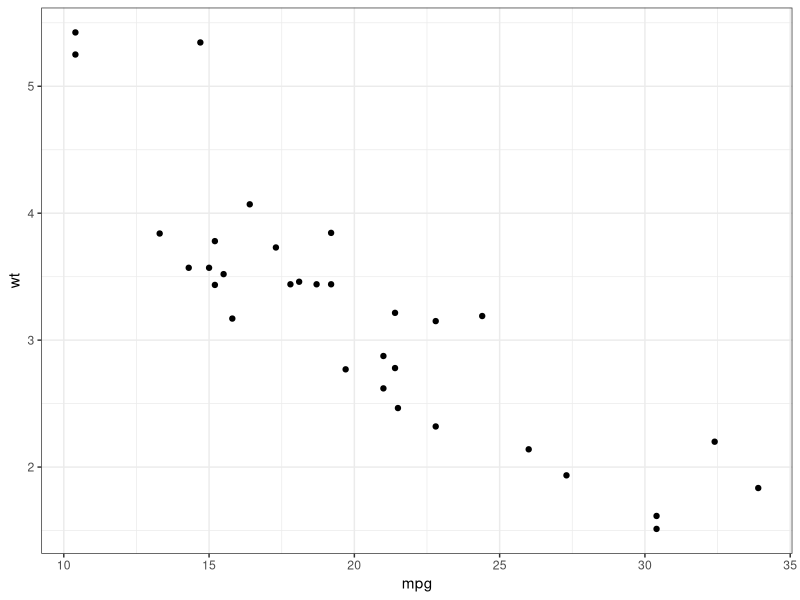
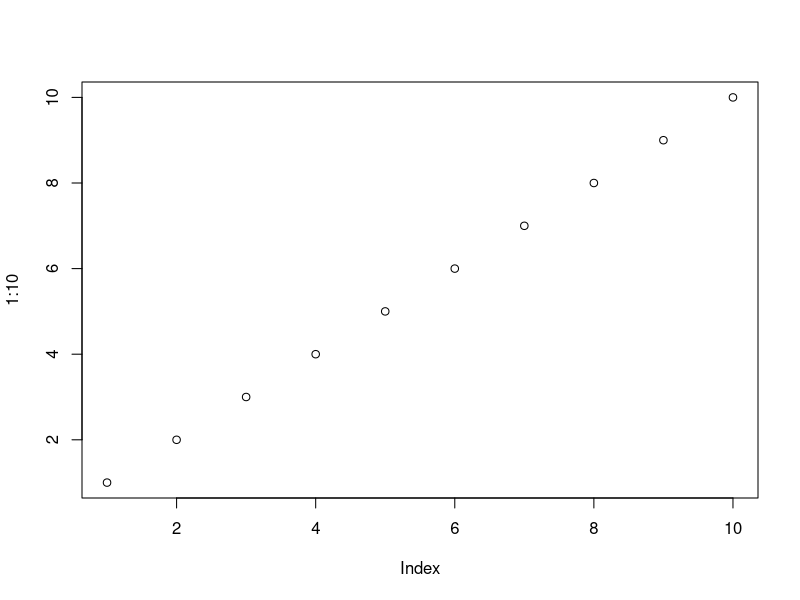

Recreate these plots in R, in order.
## ---- chunk 1
#| label: fig-ggplot
#| fig-cap: "ggplot2 示例"
#| fig-width: 8
#| fig-height: 6
#| echo: false

library(ggplot2)
ggplot(mtcars, aes(x = mpg, y = wt)) +
  geom_point() +
  theme_bw()
## ---- chunk 2
#| label: fig-plot
#| fig-cap: "示例散点图"
#| fig-width: 4
#| fig-height: 4
plot(1:10)
## ---- chunk 3
#| label: tbl-summary
#| tbl-cap: 示例表格
knitr::kable(mtcars[1:6,])
